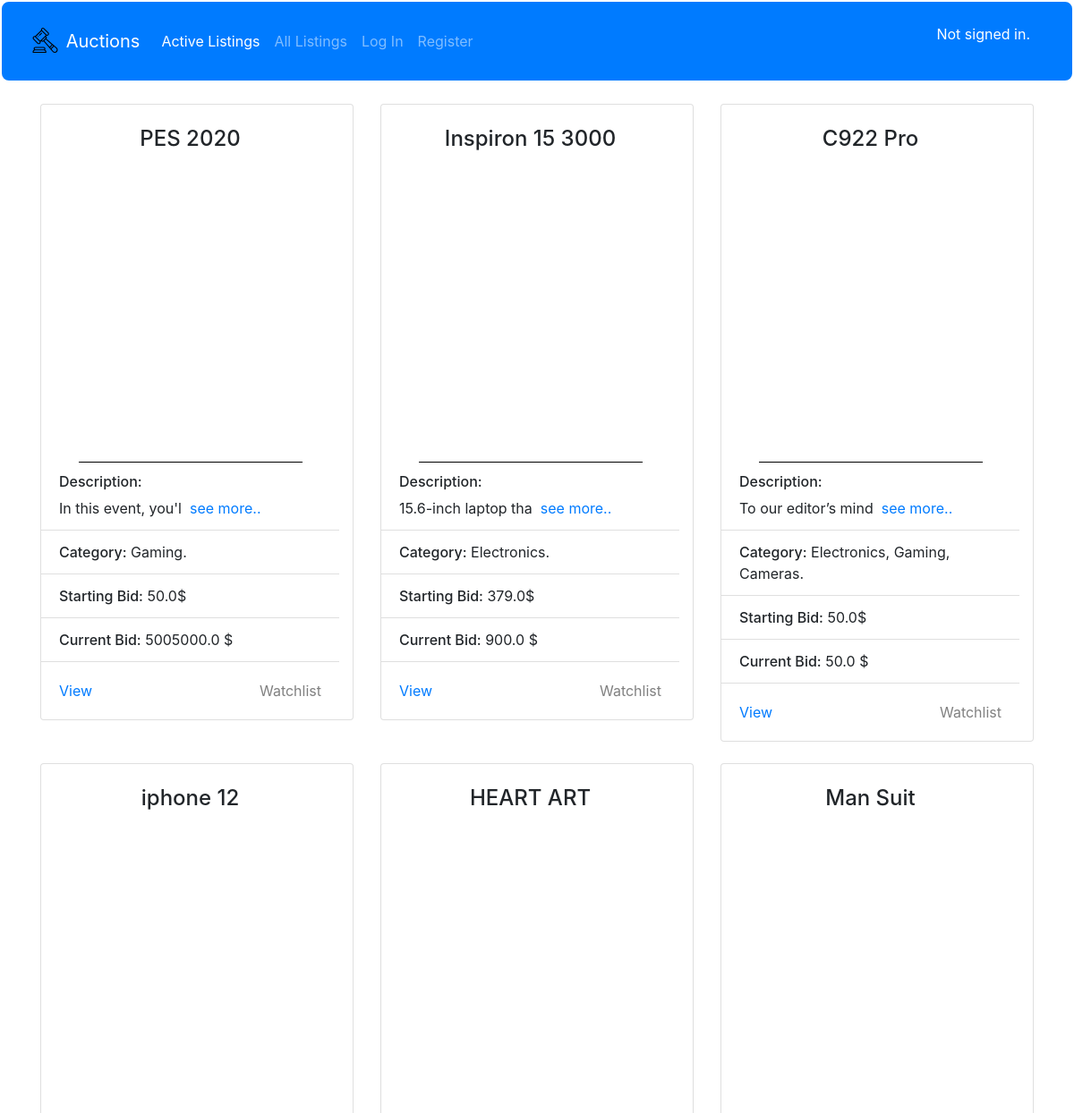
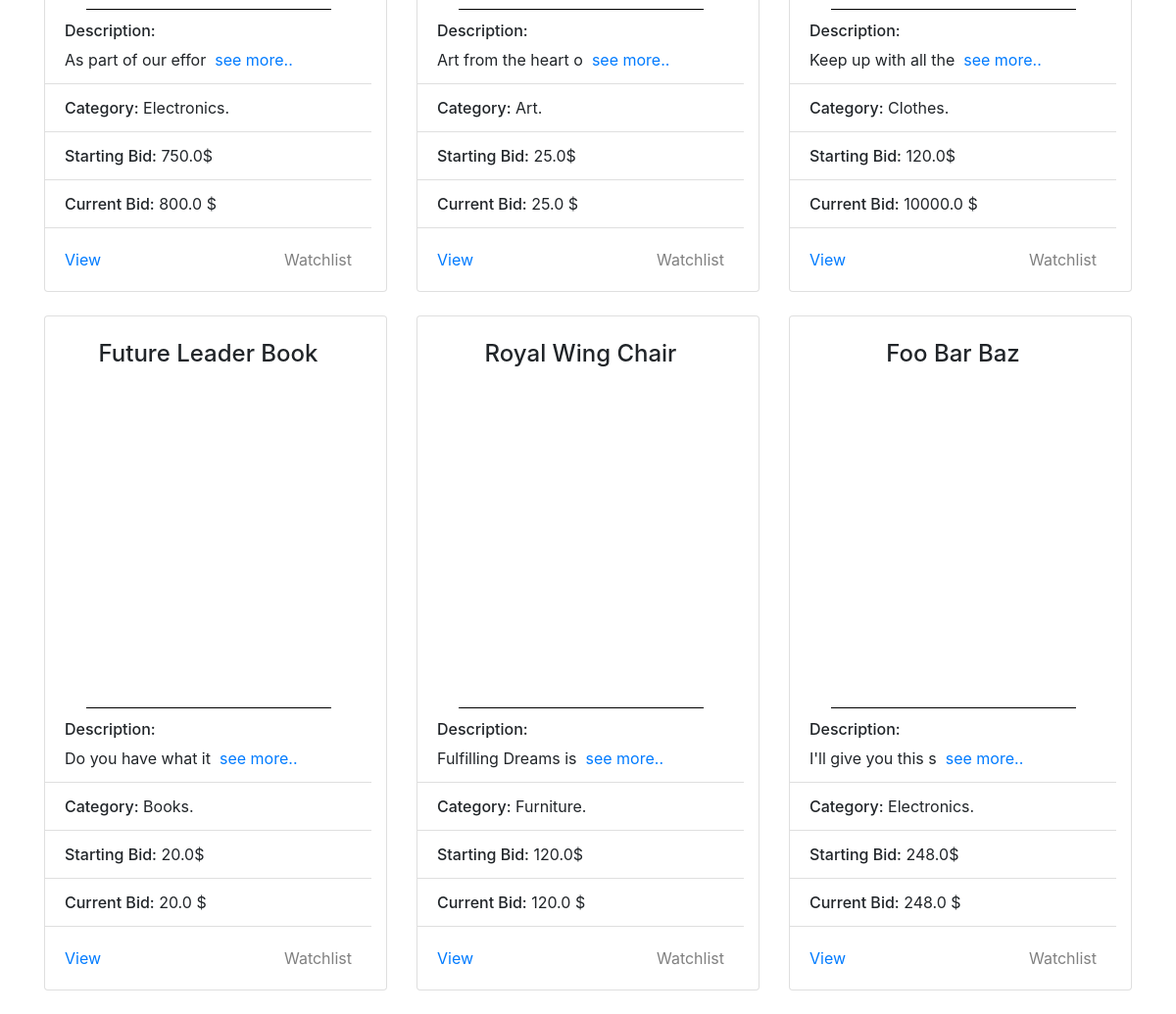
The page / on the database its author committed (2 pictures, top to bottom).
### auctions/models.py (models this page shows)
class Listings(models.Model):
    title = models.CharField(max_length=100)
    starting_bid = models.FloatField()
    image_url = models.TextField()
    category  = models.CharField(max_length=64)
    description = models.TextField()
    user = models.ForeignKey(User, on_delete=models.CASCADE, related_name="products")
    close = models.BooleanField(default=False)
    Watchlist = models.ManyToManyField(User,blank=True,related_name="Watchlist")

class Bid(models.Model):
    bid = models.FloatField()
    Which_bid = models.ManyToManyField(Listings,blank=True,related_name="bids")
    how_bid = models.ManyToManyField(User,blank=True,related_name="bids")
    bid_date = models.DateTimeField(auto_now_add=True, blank=True)

### auctions/views.py (the view)
# urls.py: path("", views.index, name="index"),
def index(request):
    products = Listings.objects.filter(close=False)
    return render(request, "auctions/index.html",{
        "products":products
    })

### auctions/templates/auctions/index.html
{% extends "auctions/layout.html" %}
{% block body %}
  <br>
<div class="container">
    <div class="row">
      {% for product in products %}
        <div class="col-lg-4 col-md-6 col-sm-12">
          <div style = "padding-right:15px;"class="card" style="width: 18rem;">
            <br><h4 class="card-title text-center">{{product.title}}</h4><br>
            <div style="border-bottom: 1px solid black;margin-left:auto;margin-right:auto;padding-bottom:10px;">
              <div style="height:300px;width:250px;background:url('{{product.image_url}}');background-position:50%;background-size:cover;margin-right:auto;margin-left:auto;">
              </div>
            </div>
              <ul class="list-group list-group-flush">
                <li class="list-group-item"><h5 style="font-size:1rem;">Description:</h5>
                  {% if product.description|length|get_digit:"-1" > 20 %}
                      {{ product.description|slice:"0:20"}}	&nbsp;<a href="{% url 'item' product.id 0 %}">see more..</a>
                  {% else %}
                        {{product.description}}.
                  {% endif %}</li>
                <li class="list-group-item"><h5 style="font-size:1rem;display:inline;">Category:</h5> {{product.category|slice:"2:-2"|cut:"'"}}.</li>
                <li class="list-group-item"><h5 style="font-size:1rem;display:inline;">Starting Bid:</h5> {{product.starting_bid}}$</li>
                <li class="list-group-item"><h5 style="font-size:1rem;display:inline;">Current Bid:</h5>{% for p in product.bids.all %}{% if forloop.last %}  {{p.bid}} {% endif %} {% empty %} {{product.starting_bid}}{% endfor %} $</li>
              </ul>
                <div class="card-body">
                  <a href="{% url 'item' product.id 0 %}" class="card-link">View</a>
                  {% if not  product.close %}
                    {% if user.is_authenticated and not  product in user.Watchlist.all or  not user.is_authenticated %}
                    <a href="{% url 'watchlist_controll' product.id  1 %}" {% if  not user.is_authenticated %} style="pointer-events:none;cursor:default;color:gray" {% endif %} class="card-link float-right">Watchlist</a>
                    {% else %}
                    <a href="{% url 'watchlist_controll' product.id 0 %}" class="card-link float-right">Remove Watchlist</a>
                    {% endif %}
                  {% else %}
                  <a style="pointer-events:none;cursor:default;color:#700c06;" class="card-link float-right">Closed</a>
                  {% endif %}
                </div>
            </div><br>
          </div>
      {% endfor %}
    </div>
</div>
{% endblock %}

### auctions/templates/auctions/layout.html (shortened to what this page needs)
{% load static %}
<!DOCTYPE html>
<html lang="en">
<head>
  <link rel="stylesheet" href="https://stackpath.bootstrapcdn.com/bootstrap/4.4.1/css/bootstrap.min.css">
  <link href="{% static 'auctions/stylee.css' %}" rel="stylesheet">
</head>
<body>
  <nav class="navbar  navbar-expand-lg  navbar-dark bg-primary">
    <div class="container-fluid">
      <a class="navbar-brand" href="{% url 'index' %}">
        <img src="{% static 'images/auction.svg' %}" alt="" width="35" height="28" class="d-inline-block align-top logo">
        Auctions
      </a>
      <div class="collapse navbar-collapse" id="navbarSupportedContent">
        <ul class="navbar-nav me-auto mb-2 mb-lg-0 mr-auto">
          <li class="nav-item">
            <a class="nav-link active"  aria-current="page" href="{% url 'index' %}">Active Listings</a>
          </li>
          <li class="nav-item">
            <a class="nav-link"  aria-current="page" href="{% url 'All' %}">All Listings</a>
          </li>
          {% if not user.is_authenticated %}
          <li class="nav-item">
            <a class="nav-link" href="{% url 'login' %}">Log In</a>
          </li>
          <li class="nav-item">
            <a class="nav-link" href="{% url 'register' %}">Register</a>
          </li>
        </ul>
        <ul lass="navbar-nav ml-auto">
          <li class="nav-item dropdown navbar-text mr-auto">
            <a class="nav-link" href="">Not signed in.</a>
        {% endif %}
      </div>
    </div>
  </nav>
  {% block body %}
  {% endblock %}
</body>
</html>

### auctions/static/auctions/stylee.css (style rules this page uses)
.navbar { border: 2px solid white; border-radius: 10px; }
.row { overflow: hidden; }
[class*="col-"] { margin-bottom: -99999px; padding-bottom: 99999px; }

### rows shown on the page
Listings: title "PES 2020", description "In this event, you'l", category "Gaming", starting_bid "50.0", close "Watchlist"
Bid: bid "5005000.0"
Listings: title "Inspiron 15 3000", description "15.6-inch laptop tha", category "Electronics", starting_bid "379.0", close "Watchlist"
Bid: bid "900.0"
Listings: title "C922 Pro", description "To our editor’s mind", category "Electronics, Gaming, Cameras", starting_bid "50.0", close "Watchlist"
Listings: title "iphone 12", description "As part of our effor", category "Electronics", starting_bid "750.0", close "Watchlist"
Bid: bid "800.0"
Listings: title "HEART ART", description "Art from the heart o", category "Art", starting_bid "25.0", close "Watchlist"
Listings: title "Man Suit", description "Keep up with all the", category "Clothes", starting_bid "120.0", close "Watchlist"
Bid: bid "10000.0"
Listings: title "Future Leader Book", description "Do you have what it", category "Books", starting_bid "20.0", close "Watchlist"
Listings: title "Royal Wing Chair", description "Fulfilling Dreams is", category "Furniture", starting_bid "120.0", close "Watchlist"
Listings: title "Foo Bar Baz", description "I'll give you this s", category "Electronics", starting_bid "248.0", close "Watchlist"
